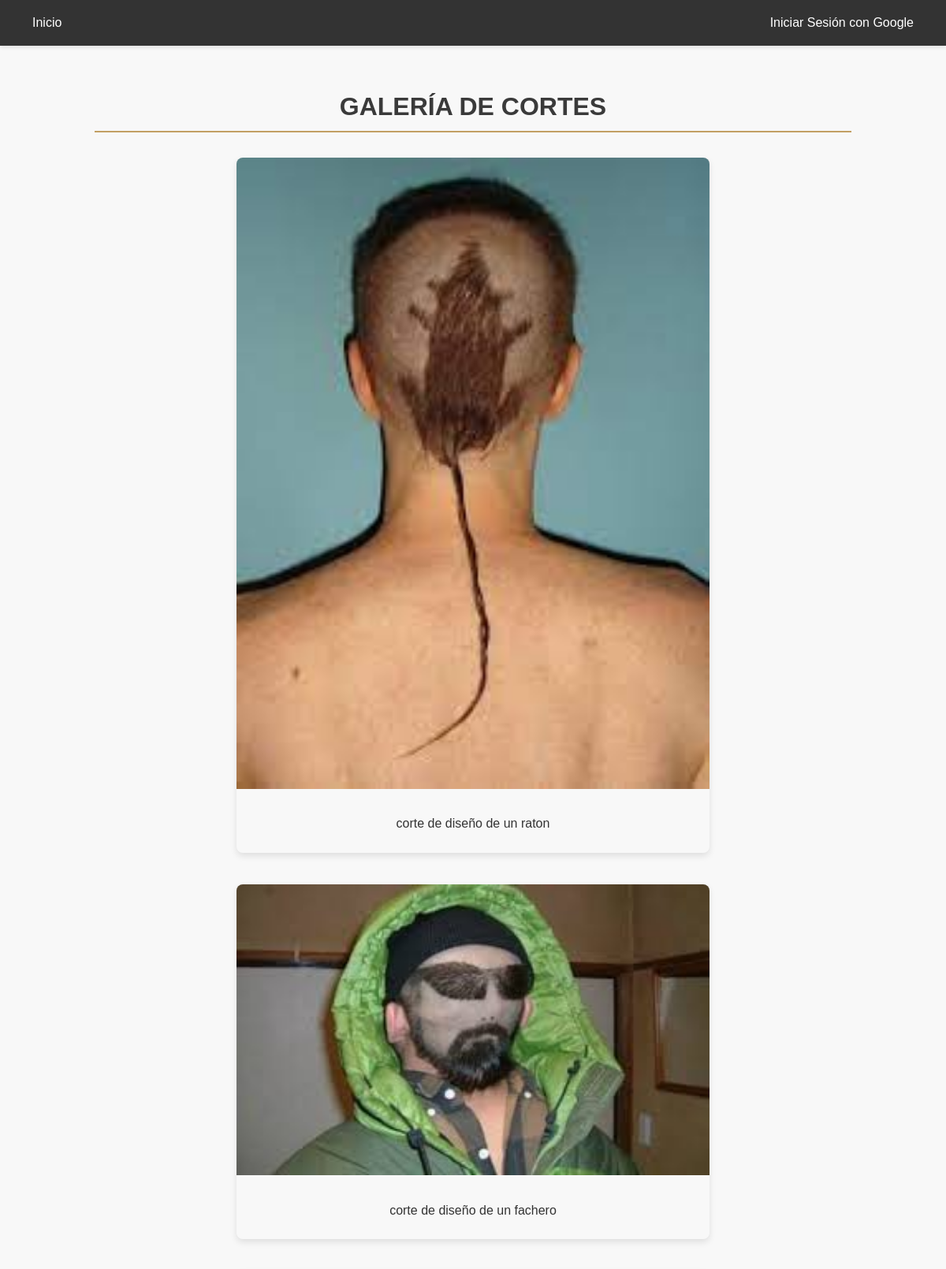
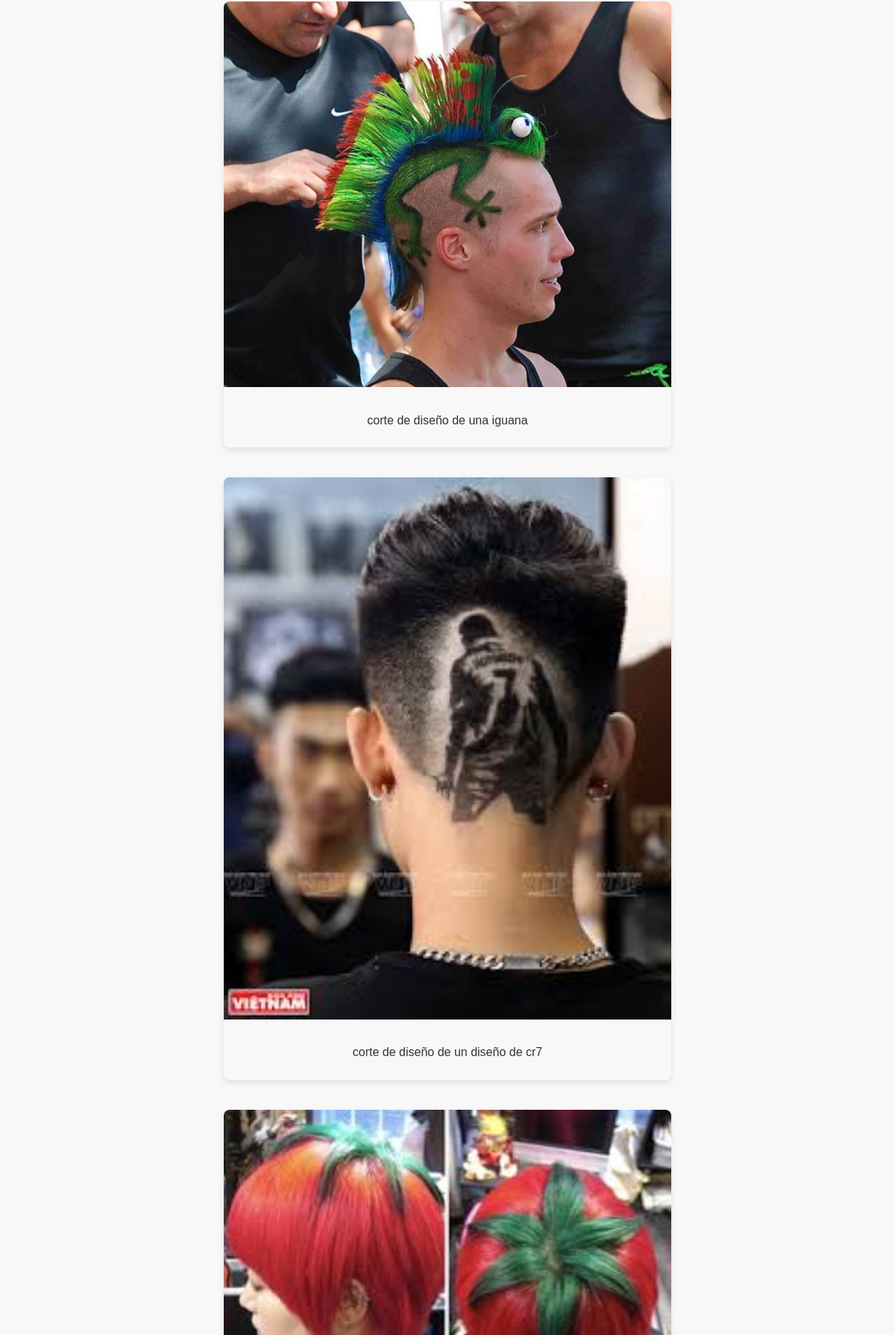
Page /galeria/ (upper part) on the committed database (2 pictures, top to bottom).
### galeria/models.py (models this page shows, shortened)
class Corte(models.Model):
    titulo = models.CharField(max_length=100)
    descripcion = models.TextField(blank=True, null=True)
    imagen = models.ImageField(upload_to='cortes/')
    fecha_publicacion = models.DateTimeField(auto_now_add=True)
    class Meta:
        verbose_name_plural = "Cortes"
        ordering = ['-fecha_publicacion']

### galeria/views.py (the view)
# urls.py: path('', views.lista_cortes, name='lista_cortes'),
def lista_cortes(request):
    lista_de_cortes_completa = Corte.objects.all().order_by('-id')
    paginator = Paginator(lista_de_cortes_completa, 8)
    page_number = request.GET.get('page')
    page_obj = paginator.get_page(page_number)
    context = {
        'page_obj': page_obj
    }
    return render(request, 'galeria/lista_cortes.html', context)

### galeria/templates/galeria/lista_cortes.html (shortened to what this page needs)
{% extends 'base.html' %}
{% load static %}
{% block content %}
    <h1 style="text-align: center; margin-bottom: 2rem;">Galería de Cortes</h1>
    <div class="galeria-container">
        {% for corte in page_obj %}
            <div class="galeria-item">
                {% if corte.imagen %}
                    <img src="{{ corte.imagen.url }}" alt="Imagen de {{ corte.nombre }}">
                {% endif %}
                <div class="galeria-texto">
                    <p>{{ corte.descripcion }}</p>
                </div>
            </div>
        {% empty %}
            <p style="text-align: center;">Aún no hay imágenes en la galería.</p>
        {% endfor %}
    </div>
{% endblock %}

### templates/base.html (shortened to what this page needs)
{% load static %}
{% load socialaccount %} <!DOCTYPE html>
<html lang="es">
<head>
    <link rel="stylesheet" href="{% static 'css/style.css' %}">
<link rel="stylesheet" href="https://cdnjs.cloudflare.com/ajax/libs/font-awesome/6.5.2/css/all.min.css" /></head>
<body>
    <nav>
        <ul>
            <li><a href="{% url 'home' %}">Inicio</a></li>
            {% if user.is_authenticated %}
                <li><a href="{% url 'citas:agendar_cita' %}">Agendar Cita</a></li>
                <li><span>Hola, {{ user.first_name|default:user.username }}</span></li>
                {% if user.is_staff %}
                    <li><a href="{% url 'citas:lista_citas' %}">Ver Citas</a></li>
                {% endif %}
                <li><a href="{% url 'lista_cortes' %}">Ver Galeria</a></li>
                <li><a href="{% url 'account_logout' %}">Cerrar Sesión</a></li>
            {% else %}
                <li><a href="{% provider_login_url 'google' %}">Iniciar Sesión con Google</a></li>
            {% endif %}
        </ul>
    </nav>
    <div class="container">
        {% block content %}
        {% endblock %}
    </div>
</body>
</html>

### static/css/style.css (style rules this page uses)
:root { --color-principal: #3a3a3a; --color-secundario: #c29f63; --color-fondo: #f8f8f8; --color-texto: #333; }
* { box-sizing: border-box; margin: 0; padding: 0; }
body { font-family: Arial, sans-serif; background-color: var(--color-fondo); color: var(--color-texto); line-height: 1.6; }
.container { max-width: 1000px; margin: 0 auto; padding: 20px; }
h1, h2 { color: var(--color-principal); border-bottom: 2px solid var(--color-secundario); padding-bottom: 5px; margin-bottom: 20px; text-align: center; text-transform: uppercase; }
nav { background-color: #333; padding: 1rem; margin-bottom: 2rem; box-shadow: 0 2px 5px rgba(0, 0, 0, 0.1); }
nav ul { display: flex; justify-content: space-between; align-items: center; list-style: none; margin: 0; padding: 0; }
nav li { margin: 0 10px; }
nav a, nav span { color: white; text-decoration: none; padding: 8px 15px; border-radius: 5px; transition: background-color 0.3s ease; font-weight: 500; }

### galeria/templates/galeria/lista_cortes.html (style rules this page uses)
.galeria-container { display: flex; flex-direction: column; align-items: center; width: 100%; }
.galeria-item { width: 90%; max-width: 600px; margin-bottom: 2.5rem; border-radius: 8px; box-shadow: 0 4px 8px rgba(0, 0, 0, 0.1); overflow: hidden; }
.galeria-item img { width: 100%; height: auto; }
.galeria-texto { padding: 1.5rem; text-align: center; }
.galeria-texto p { font-size: 1rem; color: #333; }

### rows in the picture
Corte: imagen (picture), descripcion "corte de diseño de un raton"
Corte: imagen (picture), descripcion "corte de diseño de un fachero"
Corte: imagen (picture), descripcion "corte de diseño de una iguana"
Corte: imagen (picture), descripcion "corte de diseño de un diseño de cr7"
Corte: imagen (picture)
